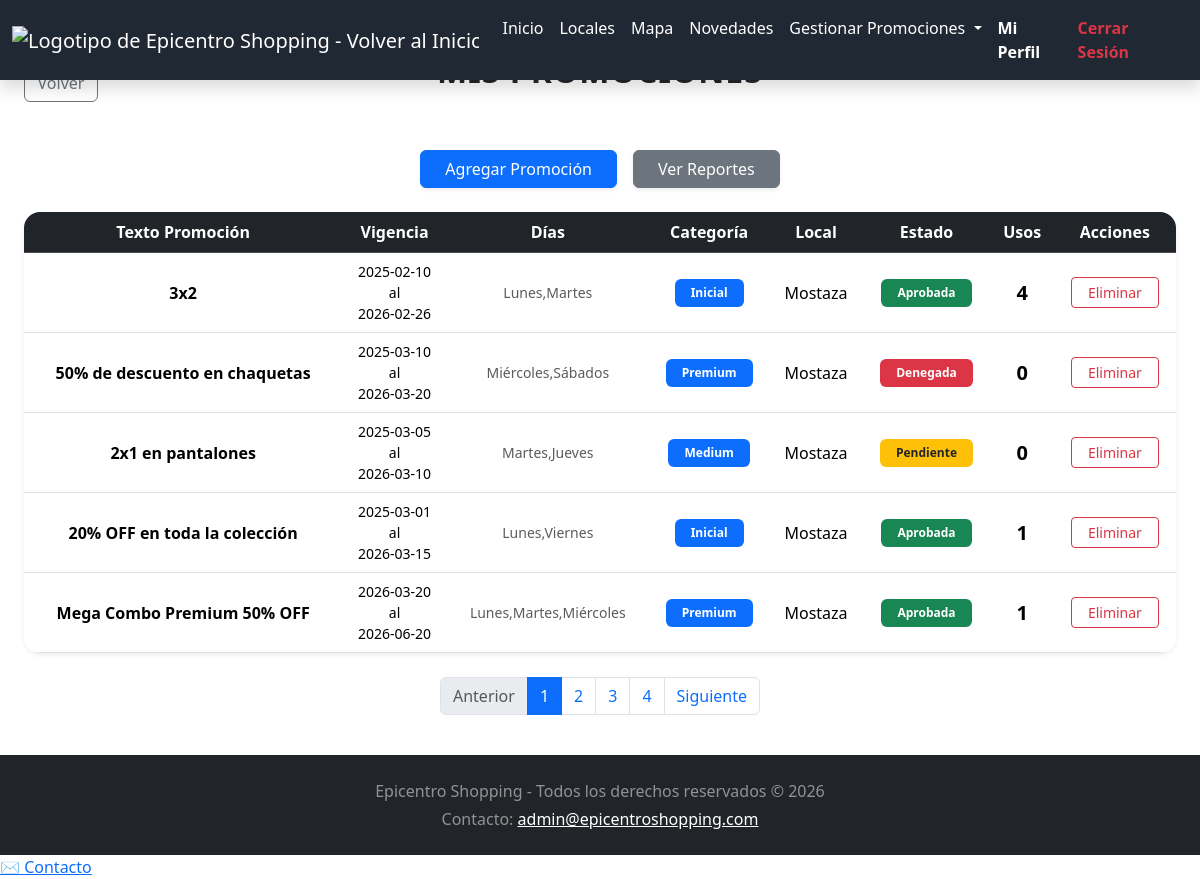
The app's page /index.php?vista=dueno_promociones (signed in) with its own data.
### tables this page shows
CREATE TABLE `promociones` (
  `id` int(11) NOT NULL,
  `local_id` int(11) DEFAULT NULL,
  `textoPromo` varchar(200) NOT NULL,
  `fecha_inicio` date NOT NULL,
  `fecha_fin` date NOT NULL,
  `diasSemana` varchar(70) NOT NULL,
  `categoriaCliente` enum('Inicial','Medium','Premium') NOT NULL,
  `estadoPromo` set('Pendiente','Aprobada','Denegada') NOT NULL
);

CREATE TABLE `locales` (
  `id` int(11) NOT NULL,
  `nombre` varchar(255) NOT NULL,
  `ubicacion` varchar(50) NOT NULL,
  `rubro` varchar(20) NOT NULL,
  `idUsuario` int(11) NOT NULL,
  `imagen` longblob DEFAULT NULL
);

### private/logic/queries/promociones.queries.php (called while the page is built, shortened)
<?php
function get_promociones_dueno(int $usuario_id, int $limit, int $offset): array
{
    $conn = getDB();
    $stmt = $conn->prepare("
        SELECT p.id, p.textoPromo, p.fecha_inicio, p.fecha_fin, p.diasSemana,
               p.categoriaCliente, p.local_id, p.estadoPromo, l.nombre as local_nombre,
               (SELECT COUNT(*) FROM promociones_cliente pc WHERE pc.idPromocion = p.id AND pc.estado = 'aceptada') AS totalPromos
        FROM promociones p
        INNER JOIN locales l ON p.local_id = l.id
        WHERE l.idUsuario = ?
        LIMIT ? OFFSET ?
    ");
    $stmt->bind_param("iii", $usuario_id, $limit, $offset);
    $stmt->execute();
    $result = $stmt->get_result();
    $promociones = $result->fetch_all(MYSQLI_ASSOC);
    return $promociones;
}
function get_total_promociones_dueno(int $usuario_id): int
{
    $conn = getDB();
    $stmt = $conn->prepare("
        SELECT COUNT(*) AS total FROM promociones p
        INNER JOIN locales l ON p.local_id = l.id
        WHERE l.idUsuario = ?
    ");
    $stmt->bind_param("i", $usuario_id);
    $stmt->execute();
    $result = $stmt->get_result();
    $row = $result->fetch_assoc();
    return (int) $row['total'];
}

### private/logic/promociones.read.php (called while the page is built, shortened)
<?php
require_once __DIR__ . '/queries/promociones.queries.php';
switch ($vista) {
    case 'dueno_promociones':
        $limit = 5;
        $page = max(1, (int)($_GET['page'] ?? 1));
        $offset = ($page - 1) * $limit;
        $id_usuario = (int)$_SESSION['user_id'];
        $promociones = get_promociones_dueno($id_usuario, $limit, $offset) ?? [];
        $total_promociones = get_total_promociones_dueno($id_usuario);
        $total_pages = max(1, (int)ceil($total_promociones / $limit));
        break;
}

### public/dueno/promociones.php (the view, shortened to what this page needs)
<!DOCTYPE html>
<html lang="es">
<head>
    <link rel="stylesheet" href="https://cdn.jsdelivr.net/npm/bootstrap@5.3.3/dist/css/bootstrap.min.css">
    <link rel="stylesheet" href="public/css/fix_header.css">
    <link rel="stylesheet" href="public/css/header.css">
    <link rel="stylesheet" href="public/css/footer.css">
    <link rel="stylesheet" href="public/css/styles_fondo_and_titles.css">
    <link rel="stylesheet" href="public/css/back_button.css">
    <link rel="stylesheet" href="public/css/buttons.css">
</head>
<body>
	<div class="wrapper">
		<?php include __DIR__ . '/../../includes/header.php'; ?>
		<main id="main-content" class="container-fluid px-4 py-4">
			<section class="admin-section">
				<div class="row align-items-center mb-5 mt-3">
					<div class="col-2 col-md-1 text-start">
						<?php include __DIR__ . '/../../includes/back_button.php'; ?>
					</div>
                <div class="col-8 col-md-10">
                    <h1 class="text-center m-0 fw-bold text-uppercase h2" style="letter-spacing: 1px;">
                    </h1>
                </div>
            </div>
            <section class="admin-section">
                <div class="d-flex justify-content-center gap-3 mb-4">
                    <button class="btn btn-primary px-4 shadow-sm" onclick="location.href='index.php?vista=dueno_promocion_agregar'" aria-label="Agregar nueva promoción">
                        <i class="bi bi-plus-circle"></i> Agregar Promoción
                    </button>
                    <button class="btn btn-secondary px-4 shadow-sm" onclick="location.href='index.php?vista=dueno_reportes'" aria-label="Ver reportes de promociones">
                        <i class="bi bi-graph-up"></i> Ver Reportes
                    </button>
                </div>
                <?php if (empty($promociones)): ?>
                    <div class="alert alert-warning text-center border-0 shadow-sm py-4">
                        <h3 class="h5 m-0">No hay promociones registradas en este momento.</h3>
                    </div>
                <?php else: ?>
                    <div class="table-responsive rounded-4 shadow-sm">
                        <table class="table table-hover align-middle mb-0">
                            <thead class="table-dark text-center">
                                <tr>
                                    <th scope="col">Texto Promoción</th>
                                    <th scope="col">Vigencia</th>
                                    <th scope="col">Días</th>
                                    <th scope="col">Categoría</th>
                                    <th scope="col">Local</th>
                                    <th scope="col">Estado</th>
                                    <th scope="col">Usos</th>
                                    <th scope="col">Acciones</th>
                                </tr>
                            </thead>
                            <tbody class="text-center bg-white">
                                <?php foreach ($promociones as $row): ?>
                                    <tr>
                                        <td class="fw-bold"><?= htmlspecialchars($row['textoPromo']) ?></td>
                                        <td class="small">
                                            <?= htmlspecialchars($row['fecha_inicio']) ?><br>al<br><?= htmlspecialchars($row['fecha_fin']) ?>
                                        </td>
                                        <td class="small text-muted"><?= htmlspecialchars($row['diasSemana']) ?></td>
                                        <td>
                                            <span class="badge bg-primary px-3 py-2">
                                                <?= htmlspecialchars($row['categoriaCliente']) ?>
                                            </span>
                                        </td>
                                        <td><?= htmlspecialchars($row['local_nombre']) ?></td>
                                        <td>
                                            <?php
                                            $estadoClass = match ($row['estadoPromo']) {
                                                'Aprobada' => 'bg-success',
                                                'Pendiente' => 'bg-warning text-dark',
                                                'Denegada' => 'bg-danger',
                                                default => 'bg-secondary'
                                            };
                                            ?>
                                            <span class="badge <?= $estadoClass ?> px-3 py-2">
                                                <?= htmlspecialchars($row['estadoPromo']) ?>
                                            </span>
                                        </td>
                                        <td class="fw-bold fs-5"><?= htmlspecialchars($row['totalPromos']) ?></td>
                                        <td>
                                            <button type="button"
                                                class="btn btn-outline-danger btn-sm px-3"
                                                data-bs-toggle="modal"
                                                data-bs-target="#confirmModal"
                                                data-id="<?= $row['id'] ?>"
                                                data-texto="<?= htmlspecialchars($row['textoPromo']) ?>"
                                                aria-label="Eliminar promoción <?= htmlspecialchars($row['textoPromo']) ?>">
                                                Eliminar
                                            </button>
                                        </td>
                                    </tr>
                                <?php endforeach; ?>
                            </tbody>
                        </table>
                    </div>
                    <nav aria-label="Navegación de páginas de promociones" class="mt-4">
                        <ul class="pagination justify-content-center">
                            <li class="page-item <?= ($page <= 1) ? 'disabled' : '' ?>">
                                <a class="page-link" href="index.php?vista=dueno_promociones&page=<?= $page - 1 ?>" <?= ($page <= 1) ? 'aria-disabled="true"' : '' ?>>Anterior</a>
                            </li>
                            <?php for ($i = 1; $i <= $total_pages; $i++): ?>
                                <li class="page-item <?= ($page == $i) ? 'active' : '' ?>">
                                    <a class="page-link" href="index.php?vista=dueno_promociones&page=<?= $i ?>"><?= $i ?></a>
                                </li>
                            <?php endfor; ?>
                            <li class="page-item <?= ($page >= $total_pages) ? 'disabled' : '' ?>">
                                <a class="page-link" href="index.php?vista=dueno_promociones&page=<?= $page + 1 ?>" <?= ($page >= $total_pages) ? 'aria-disabled="true"' : '' ?>>Siguiente</a>
                            </li>
                        </ul>
                    </nav>
                <?php endif; ?>
            </section>
        </main>
		<?php include __DIR__ . '/../../includes/footer.php'; ?>
	</div>
</body>
</html>

### records on screen
promociones: textoPromo "3x2", fecha_inicio "2025-02-10", fecha_fin "2026-02-26", diasSemana "Lunes,Martes", categoriaCliente "Inicial", local.nombre "Mostaza", estadoPromo "Aprobada", totalPromos "4"
promociones: textoPromo "50% de descuento en chaquetas", fecha_inicio "2025-03-10", fecha_fin "2026-03-20", diasSemana "Miércoles,Sábados", categoriaCliente "Premium", local.nombre "Mostaza", estadoPromo "Denegada", totalPromos "0"
promociones: textoPromo "2x1 en pantalones", fecha_inicio "2025-03-05", fecha_fin "2026-03-10", diasSemana "Martes,Jueves", categoriaCliente "Medium", local.nombre "Mostaza", estadoPromo "Pendiente", totalPromos "0"
promociones: textoPromo "20% OFF en toda la colección", fecha_inicio "2025-03-01", fecha_fin "2026-03-15", diasSemana "Lunes,Viernes", categoriaCliente "Inicial", local.nombre "Mostaza", estadoPromo "Aprobada", totalPromos "1"
promociones: textoPromo "Mega Combo Premium 50% OFF", fecha_inicio "2026-03-20", fecha_fin "2026-06-20", diasSemana "Lunes,Martes,Miércoles", categoriaCliente "Premium", local.nombre "Mostaza", estadoPromo "Aprobada", totalPromos "1"
